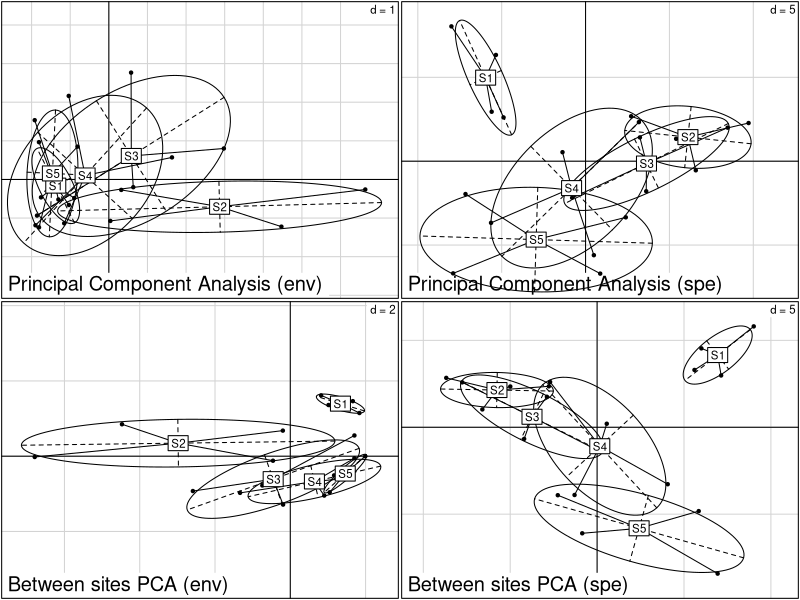
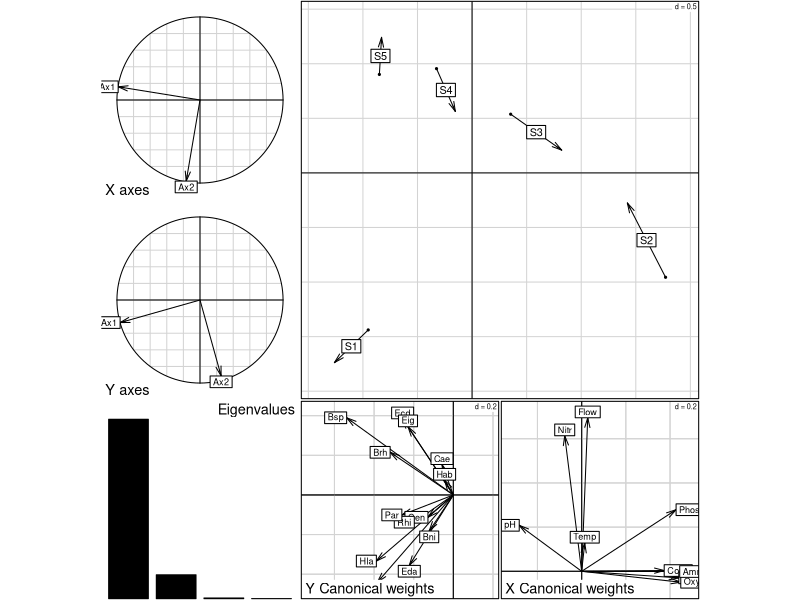

Here is the R script that generated these plots, in order:
library(ade4)


### Name: bca
### Title: Between-Class Analysis
### Aliases: bca bca.dudi
### Keywords: multivariate

### ** Examples

data(meaudret)
pca1 <- dudi.pca(meaudret$env, scan = FALSE, nf = 4)
pca2 <- dudi.pca(meaudret$spe, scal = FALSE, scan = FALSE, nf = 4)
bet1 <- bca(pca1, meaudret$design$site, scan = FALSE, nf = 2)
bet2 <- bca(pca2, meaudret$design$site, scan = FALSE, nf = 2)
  
if(adegraphicsLoaded()) {
  g1 <- s.class(pca1$li, meaudret$design$site, psub.text = "Principal Component Analysis (env)",
    plot = FALSE)
  g2 <- s.class(pca2$li, meaudret$design$site, psub.text = "Principal Component Analysis (spe)",
    plot = FALSE)
  g3 <- s.class(bet1$ls, meaudret$design$site, psub.text = "Between sites PCA (env)", plot = FALSE)
  g4 <- s.class(bet2$ls, meaudret$design$site, psub.text = "Between sites PCA (spe)", plot = FALSE)
  G <- ADEgS(list(g1, g2, g3, g4), layout = c(2, 2))
  
} else {
  par(mfrow = c(2, 2))
  s.class(pca1$li, meaudret$design$site, sub = "Principal Component Analysis (env)", csub = 1.75)
  s.class(pca2$li, meaudret$design$site, sub = "Principal Component Analysis (spe)", csub = 1.75)
  s.class(bet1$ls, meaudret$design$site, sub = "Between sites PCA (env)", csub = 1.75)
  s.class(bet2$ls, meaudret$design$site, sub = "Between sites PCA (spe)", csub = 1.75)
  par(mfrow = c(1, 1))
}

coib <- coinertia(bet1, bet2, scann = FALSE)
plot(coib)
